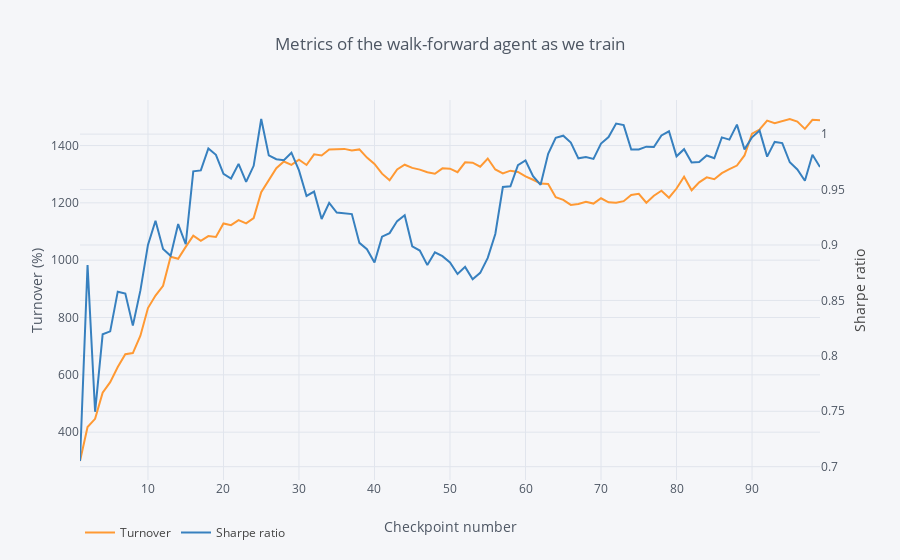

Write notebook code for a chart like this one.
### Markdown cell above
### Non-linear

### Code cell
env_results_nonlinear.plot_metrics_as_we_train()
